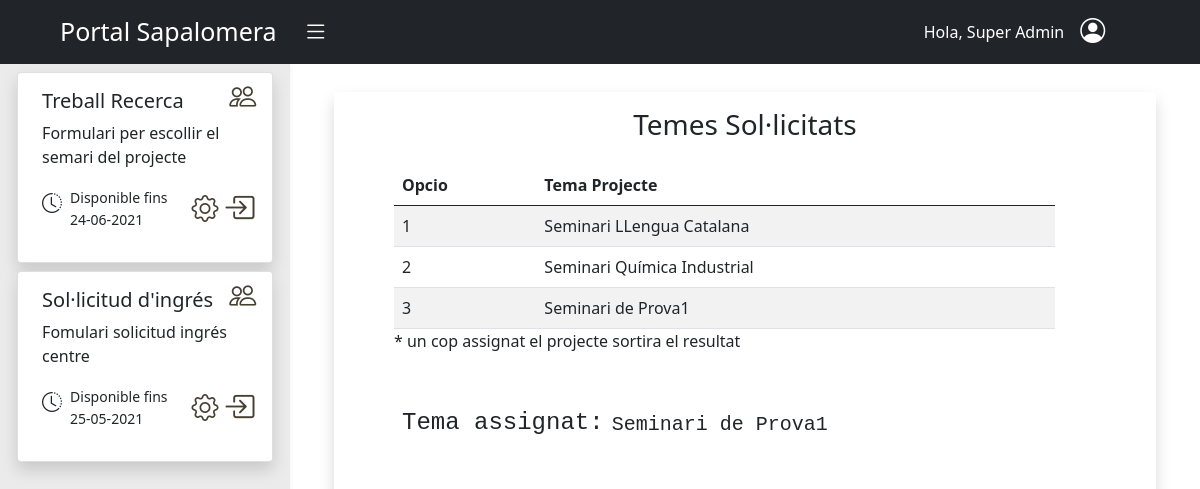
The page /aplicacions/projecte_batxillerat/ (signed in) on the database as committed earlier.
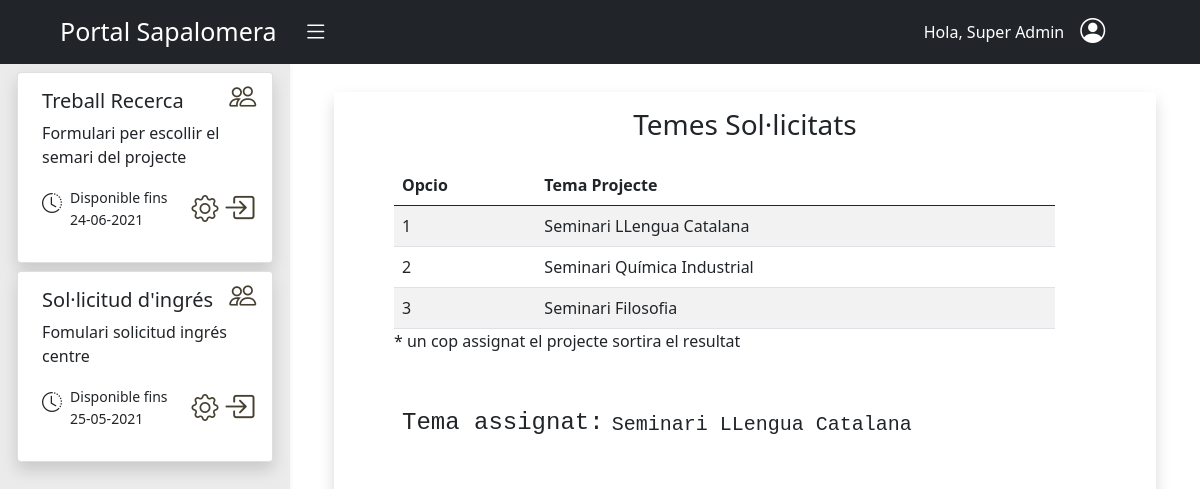
The same page on the database as committed later.
### aplicacions/models.py (models this page shows, shortened)
class Aplicacio(models.Model):
    nom = models.CharField(max_length=30)
    descripcio = models.CharField(max_length=200)
    data_limit_inici = models.DateField()
    data_limit_fi = models.DateField()
    url_acces = models.CharField(max_length=60,blank=True)
    url_backend = models.CharField(max_length=60,blank=True)
    llista_grups = models.ManyToManyField(Group,blank=True)
    llista_encarregats = models.ManyToManyField(User,limit_choices_to={"rol__id_rol":1},blank=True)
    objects = models.Manager()
    llistatAplicacions= LListaAplicacions()
    class Meta:
        verbose_name_plural = 'Aplicacions'

### batxillerat_projecte/models.py (models this page shows)
class Solicitud(models.Model):
    plantajament = models.TextField()
    seminari = models.ForeignKey(Seminari, on_delete=models.CASCADE)
    usuari = models.ForeignKey(User, on_delete=models.CASCADE)
    assignat = models.BooleanField(default=False)

class Seminari(models.Model):
    nom = models.CharField(max_length=100)
    departament = models.ForeignKey(Departament, on_delete=models.CASCADE)
    places = models.PositiveSmallIntegerField()
    def __str__(self):
        return self.nom

### batxillerat_projecte/decorators.py (the view)
    def func(request, *args, **kwargs):
        if request.user.groups.first() in llistaGrups or request.user.is_staff:
            return view_func(request, *args, **kwargs)
        else:
            raise PermissionDenied

### aplicacions/modelManagers.py (called while the page is built)
    def per_usuari(self, user):
        today = date.today()
        if user.is_staff:
            return self.get_queryset().all()
        if user.rol.id_rol == 1:
            return self.get_queryset().filter(llista_encarregats__exact=user)
        else:
            return self.get_queryset().filter(llista_grups__in=user.groups.all()).filter(data_limit_fi__gte=today,data_limit_inici__lte=today).distinct()

### batxillerat_projecte/templates/batx_seminaris/solicitud_enviada.html
{% extends "aplicacions/llistar_aplicacions.html" %}
{% block aplicacio %}
{% load static %}
<div class="container">
    <div class="row align-items-center shadow rounded mt-2">
        <h3 class="text-center p-3">Temes Sol·licitats</h3>
        <div class="col-10 ms-5">
            <table class="table table-striped mb-0">
                <thead>
                    <tr>
                        <th scope="col">Opcio</th>
                        <th scope="col">Tema Projecte</th>
                    </tr>
                </thead>
                <tbody>
                    {% for solicitud  in llista_solicituds %}
                        <tr>
                            <td>{{ forloop.counter }}</td>
                            <td>{{solicitud.seminari}}</td>
                        </tr>
                    {% endfor %}
                </tbody>
            </table>
            <p class="fw-lighter m-0">* un cop assignat el projecte sortira el resultat</p>
            <div class="d-flex flex-nowrap mt-5 pb-3 mb-4 align-items-center p-2 mb-5">
                {% for solicitud  in llista_solicituds %}
                    {% if solicitud.assignat == True %}
                        <h4 class="font-monospace">Tema assignat: </h4> <h5 class="ms-2 pt-1 font-monospace">{{solicitud.seminari}} </h5>
                    {% endif %}
                {% endfor %}
            </div>
        </div>
    </div>
</div>
{% endblock%}

### aplicacions/templates/aplicacions/llistar_aplicacions.html (shortened to what this page needs)
{% extends "base.html" %} {% block content %}
<div id="wrapper">
    <div class="container-fluid">
        <div id="sidebar-wrapper" class="color-sidebar shadow-sm" style="height:99vh">
            <ul class="sidebar-nav ">
                <div class="row d-flex justify-content-center">
                    <div class="col-11">
                        {% if llista_aplicacions %} {% for aplicacio in llista_aplicacions %}
                        <div class="card mx-1 mt-2 shadow  rounded-2">
                            {% if user.rol.id_rol == 1 or user.is_staff %}
                            <div id="gestioGrupsIcon"  role="button">
                                <a href="{% url 'aplicacions:llistar-grups-encarregats' aplicacio.id %}"><i class="icones-color bi bi-people" style="font-size: 27px;"></i></a>
                            </div>
                            {% endif %}
                            <div class="card-body  ms-2">
                                <h5 class="card-title ">{{ aplicacio.nom }}</h5>
                                <p class="card-text">{{ aplicacio.descripcio }}</p>
                                <div class="row">
                                    <div class="col-1  me-1 mt-1 ">
                                        <i class="bi bi-clock-history fa-9x" style="font-size: 20px;"></i>
                                    </div>
                                    <div class="col-md-auto">
                                        <small>
                                            Disponible fins
                                            <p>{{ aplicacio.data_limit_fi | date:'d-m-Y' }}</p>
                                        </small>
                                    </div>
                                    {% if user.rol.id_rol == 1 or user.is_staff %}
                                    <div role="button" class="col-1 mt-1">
                                        <a {% if aplicacio.url_backend %} href="{% url aplicacio.url_backend %}" {% endif %}><i class="icones-color bi bi-gear" style="font-size: 27px;"></i></a>
                                    </div>
                                    {% endif %}
                                    <div role="button" class="col-1 ms-2">
                                        <a {% if aplicacio.url_acces  %} href="{% url aplicacio.url_acces %}" {% endif %}><i class="icones-color bi bi-box-arrow-in-right" style="font-size: 31px;"></i></a>
                                    </div>
                                </div>
                            </div>
                        </div>
                        {% endfor %}
                        {% endif %}
                    </div>
                </div>
            </ul>
        </div>
        <div id="page-content-wrapper" class="overflow-auto" style="height:85vh">
            <div class="container-fluid">
                {% block aplicacio %}
                {% endblock %}
            </div>
        </div>
    </div>
</div>
{% endblock content %}

Rows that differ between the two databases and show on the page:
no longer on one of the page's lists (row edited): Solicitud: seminari "Seminari de Prova1"
now on one of the page's lists (row edited): Solicitud: seminari "Seminari LLengua Catalana"
changed Solicitud: seminari "Seminari de Prova1" → "Seminari Filosofia"
